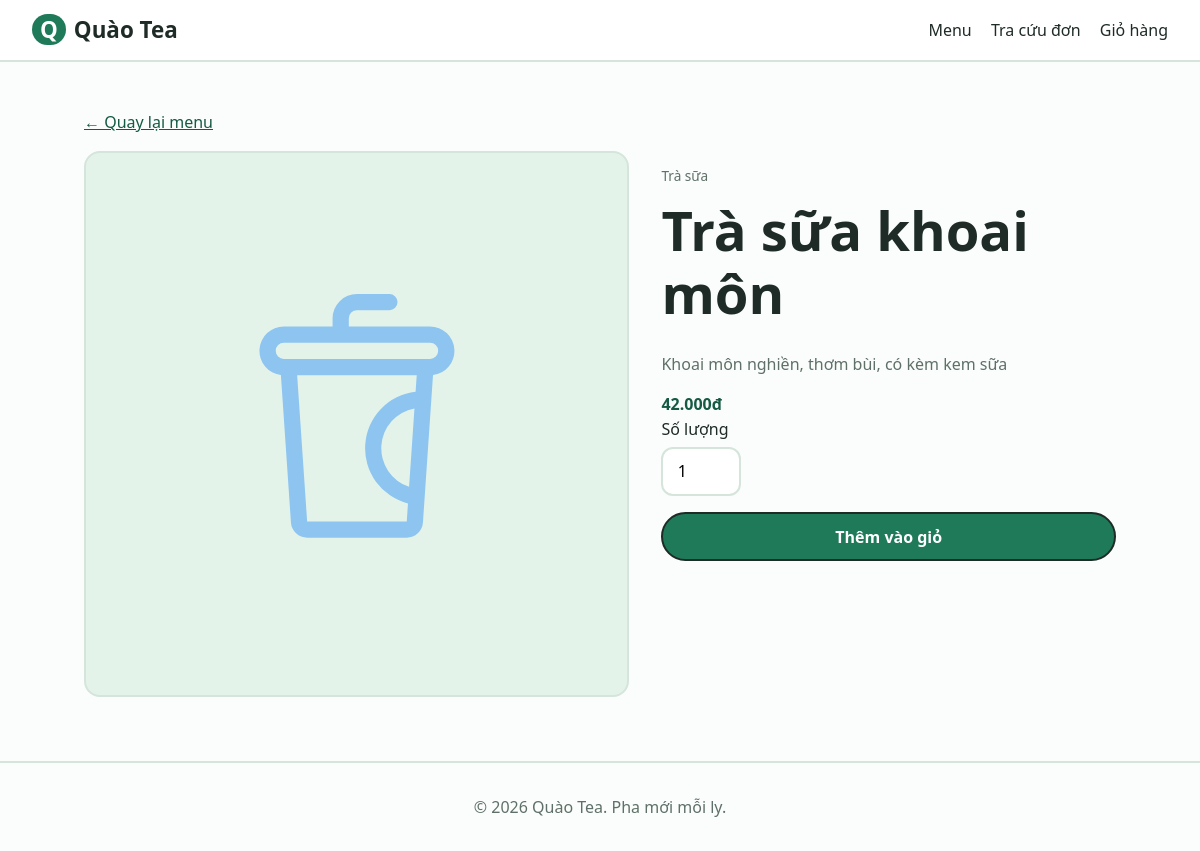
Screenshot of /mon.php?id=4 with the database file from the repository.
### tables this page shows
CREATE TABLE products (
  id INT AUTO_INCREMENT PRIMARY KEY,
  category_id INT NOT NULL,
  name VARCHAR(150) NOT NULL,
  description VARCHAR(500) DEFAULT '',
  price INT NOT NULL,
  image VARCHAR(255) DEFAULT NULL,
  is_active TINYINT(1) NOT NULL DEFAULT 1,
  created_at TIMESTAMP DEFAULT CURRENT_TIMESTAMP,
  FOREIGN KEY (category_id) REFERENCES categories(id)
);

CREATE TABLE categories (
  id INT AUTO_INCREMENT PRIMARY KEY,
  name VARCHAR(100) NOT NULL
);

### mon.php (the view, shortened to what this page needs)
<?php
$p = db('SELECT p.*, c.name AS category_name FROM products p
         JOIN categories c ON c.id = p.category_id
         WHERE p.id = ? AND p.is_active = 1', [(int)($_GET['id'] ?? 0)])->fetch();
require __DIR__ . '/includes/header.php';
?>
<p><a href="<?= url('menu.php') ?>">← Quay lại menu</a></p>
<div class="two-col">
  <div class="card thumb">
    <?php if (product_image($p)): ?>
      <img src="<?= e(product_image($p)) ?>" alt="<?= e($p['name']) ?>">
    <?php else: echo cup_svg((int)$p['id']); endif; ?>
  </div>
  <section>
    <p class="muted small"><?= e($p['category_name']) ?></p>
    <h1><?= e($p['name']) ?></h1>
    <p class="muted"><?= e($p['description']) ?></p>
    <p class="price"><?= money($p['price']) ?></p>
    <form method="post" action="<?= url('cart_add.php') ?>" class="form">
      <label>Số lượng
        <input class="qty" type="number" name="qty" min="1" max="20" value="1">
      </label>
      <button class="btn btn-primary" type="submit">Thêm vào giỏ</button>
    </form>
  </section>
</div>
<?php require __DIR__ . '/includes/footer.php'; ?>

### assets/css/style.css (style rules this page uses)
:root { --green: #1f7a5a; --deep: #155a42; --mint: #e4f3ea; --line: #d5e5db; --ink: #1e2b26; --muted: #5f7068; --sun: #ffd66b; --red: #c0392b; }
* { box-sizing: border-box; }
body { margin: 0; font-family: system-ui, sans-serif; line-height: 1.55; color: var(--ink); background: #fafdfb; }
a { color: var(--deep); }
h1, h2, h3 { margin: 0 0 0.5em; line-height: 1.15; }
h1 { font-size: clamp(2rem, 5vw, 3.4rem); }
.muted, .lead, .desc { color: var(--muted); }
.small { font-size: 0.85rem; }
.btn, .chip { display: inline-block; padding: 0.7rem 1.3rem; border: 2px solid var(--ink); border-radius: 999px; background: #fff; color: var(--ink); font: 600 1rem system-ui, sans-serif; text-decoration: none; cursor: pointer; }
.btn-primary { background: var(--green); color: #fff; }
input, select, textarea { width: 100%; padding: 0.65rem 0.9rem; border: 2px solid var(--line); border-radius: 12px; background: #fff; font: inherit; }
.qty { width: 80px; }
.form { display: grid; gap: 1rem; }
.form label { display: grid; gap: 0.3rem; font-weight: 500; }
.card { overflow: hidden; border: 2px solid var(--line); border-radius: 16px; background: #fff; }
.price { margin: 0; font-weight: 700; color: var(--deep); }
.thumb, .line-thumb { display: grid; place-items: center; overflow: hidden; background: var(--mint); }
.thumb { aspect-ratio: 1; }
.two-col { display: grid; grid-template-columns: 1.2fr 1fr; gap: 2rem; align-items: start; }

### rows the page displays
products: category.name "Trà sữa", name "Trà sữa khoai môn", description "Khoai môn nghiền, thơm bùi, có kèm kem sữa", price "42.000đ"
